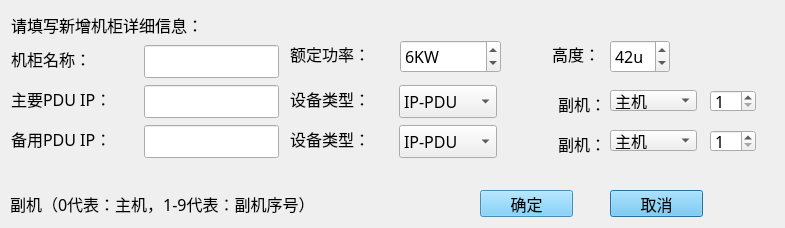
<?xml version="1.0" encoding="UTF-8"?>
<ui version="4.0">
 <class>Cab_AddDlg</class>
 <widget class="QDialog" name="Cab_AddDlg">
  <property name="geometry">
   <rect>
    <x>0</x>
    <y>0</y>
    <width>785</width>
    <height>228</height>
   </rect>
  </property>
  <property name="font">
   <font>
    <family>微软雅黑</family>
    <pointsize>12</pointsize>
   </font>
  </property>
  <property name="windowTitle">
   <string>新增机柜</string>
  </property>
  <widget class="QWidget" name="widget_white" native="true">
   <property name="geometry">
    <rect>
     <x>0</x>
     <y>0</y>
     <width>781</width>
     <height>176</height>
    </rect>
   </property>
   <widget class="QLabel" name="label_describe">
    <property name="geometry">
     <rect>
      <x>11</x>
      <y>11</y>
      <width>240</width>
      <height>27</height>
     </rect>
    </property>
    <property name="text">
     <string>请填写新增机柜详细信息：</string>
    </property>
   </widget>
   <widget class="QLabel" name="label_name">
    <property name="geometry">
     <rect>
      <x>11</x>
      <y>45</y>
      <width>100</width>
      <height>27</height>
     </rect>
    </property>
    <property name="text">
     <string>机柜名称：</string>
    </property>
   </widget>
   <widget class="QLineEdit" name="cabEdit">
    <property name="geometry">
     <rect>
      <x>144</x>
      <y>45</y>
      <width>135</width>
      <height>33</height>
     </rect>
    </property>
   </widget>
   <widget class="QLabel" name="label">
    <property name="geometry">
     <rect>
      <x>539</x>
      <y>40</y>
      <width>61</width>
      <height>27</height>
     </rect>
    </property>
    <property name="text">
     <string>高度：</string>
    </property>
    <property name="alignment">
     <set>Qt::AlignRight|Qt::AlignTrailing|Qt::AlignVCenter</set>
    </property>
   </widget>
   <widget class="QSpinBox" name="heightSpin">
    <property name="geometry">
     <rect>
      <x>610</x>
      <y>40</y>
      <width>60</width>
      <height>33</height>
     </rect>
    </property>
    <property name="suffix">
     <string>u</string>
    </property>
    <property name="minimum">
     <number>1</number>
    </property>
    <property name="maximum">
     <number>999999999</number>
    </property>
    <property name="value">
     <number>42</number>
    </property>
   </widget>
   <widget class="QLabel" name="label_ip">
    <property name="geometry">
     <rect>
      <x>11</x>
      <y>85</y>
      <width>126</width>
      <height>27</height>
     </rect>
    </property>
    <property name="toolTip">
     <string/>
    </property>
    <property name="text">
     <string>主要PDU IP：</string>
    </property>
   </widget>
   <widget class="QLineEdit" name="ipEdit_1">
    <property name="geometry">
     <rect>
      <x>144</x>
      <y>85</y>
      <width>135</width>
      <height>33</height>
     </rect>
    </property>
   </widget>
   <widget class="QLabel" name="label_2">
    <property name="geometry">
     <rect>
      <x>286</x>
      <y>85</y>
      <width>106</width>
      <height>27</height>
     </rect>
    </property>
    <property name="text">
     <string> 设备类型：</string>
    </property>
   </widget>
   <widget class="QComboBox" name="typeCb_1">
    <property name="geometry">
     <rect>
      <x>399</x>
      <y>85</y>
      <width>98</width>
      <height>33</height>
     </rect>
    </property>
    <item>
     <property name="text">
      <string>IP-PDU</string>
     </property>
    </item>
    <item>
     <property name="text">
      <string>SI-PDU</string>
     </property>
    </item>
    <item>
     <property name="text">
      <string>MPDU</string>
     </property>
    </item>
    <item>
     <property name="text">
      <string>RPDU</string>
     </property>
    </item>
    <item>
     <property name="text">
      <string>NPM</string>
     </property>
    </item>
    <item>
     <property name="text">
      <string>ZPDU</string>
     </property>
    </item>
   </widget>
   <widget class="QLabel" name="label_deputy">
    <property name="geometry">
     <rect>
      <x>540</x>
      <y>90</y>
      <width>66</width>
      <height>27</height>
     </rect>
    </property>
    <property name="text">
     <string>副机：</string>
    </property>
    <property name="alignment">
     <set>Qt::AlignRight|Qt::AlignTrailing|Qt::AlignVCenter</set>
    </property>
   </widget>
   <widget class="QLabel" name="label_ip_2">
    <property name="geometry">
     <rect>
      <x>11</x>
      <y>125</y>
      <width>126</width>
      <height>27</height>
     </rect>
    </property>
    <property name="text">
     <string>备用PDU IP：</string>
    </property>
   </widget>
   <widget class="QLineEdit" name="ipEdit_2">
    <property name="geometry">
     <rect>
      <x>144</x>
      <y>125</y>
      <width>135</width>
      <height>33</height>
     </rect>
    </property>
   </widget>
   <widget class="QLabel" name="label_3">
    <property name="geometry">
     <rect>
      <x>286</x>
      <y>125</y>
      <width>106</width>
      <height>27</height>
     </rect>
    </property>
    <property name="text">
     <string> 设备类型：</string>
    </property>
   </widget>
   <widget class="QComboBox" name="typeCb_2">
    <property name="geometry">
     <rect>
      <x>399</x>
      <y>125</y>
      <width>98</width>
      <height>33</height>
     </rect>
    </property>
    <item>
     <property name="text">
      <string>IP-PDU</string>
     </property>
    </item>
    <item>
     <property name="text">
      <string>SI-PDU</string>
     </property>
    </item>
    <item>
     <property name="text">
      <string>MPDU</string>
     </property>
    </item>
    <item>
     <property name="text">
      <string>RPDU</string>
     </property>
    </item>
    <item>
     <property name="text">
      <string>NPM</string>
     </property>
    </item>
    <item>
     <property name="text">
      <string>ZPDU</string>
     </property>
    </item>
   </widget>
   <widget class="QLabel" name="label_deputy_2">
    <property name="geometry">
     <rect>
      <x>540</x>
      <y>130</y>
      <width>66</width>
      <height>27</height>
     </rect>
    </property>
    <property name="text">
     <string>副机：</string>
    </property>
    <property name="alignment">
     <set>Qt::AlignRight|Qt::AlignTrailing|Qt::AlignVCenter</set>
    </property>
   </widget>
   <widget class="QSpinBox" name="powSpin">
    <property name="geometry">
     <rect>
      <x>400</x>
      <y>40</y>
      <width>101</width>
      <height>33</height>
     </rect>
    </property>
    <property name="suffix">
     <string>KW</string>
    </property>
    <property name="minimum">
     <number>1</number>
    </property>
    <property name="maximum">
     <number>999999999</number>
    </property>
    <property name="value">
     <number>6</number>
    </property>
   </widget>
   <widget class="QLabel" name="label_4">
    <property name="geometry">
     <rect>
      <x>290</x>
      <y>40</y>
      <width>90</width>
      <height>27</height>
     </rect>
    </property>
    <property name="text">
     <string>额定功率：</string>
    </property>
   </widget>
   <widget class="QSpinBox" name="spinBox_1">
    <property name="enabled">
     <bool>true</bool>
    </property>
    <property name="geometry">
     <rect>
      <x>710</x>
      <y>90</y>
      <width>46</width>
      <height>22</height>
     </rect>
    </property>
    <property name="minimum">
     <number>1</number>
    </property>
   </widget>
   <widget class="QSpinBox" name="spinBox_2">
    <property name="enabled">
     <bool>true</bool>
    </property>
    <property name="geometry">
     <rect>
      <x>710</x>
      <y>130</y>
      <width>46</width>
      <height>22</height>
     </rect>
    </property>
    <property name="minimum">
     <number>1</number>
    </property>
   </widget>
   <widget class="QComboBox" name="comboBox_1">
    <property name="geometry">
     <rect>
      <x>610</x>
      <y>90</y>
      <width>87</width>
      <height>21</height>
     </rect>
    </property>
    <item>
     <property name="text">
      <string>主机</string>
     </property>
    </item>
    <item>
     <property name="text">
      <string>副机</string>
     </property>
    </item>
   </widget>
   <widget class="QComboBox" name="comboBox_2">
    <property name="geometry">
     <rect>
      <x>610</x>
      <y>130</y>
      <width>87</width>
      <height>21</height>
     </rect>
    </property>
    <item>
     <property name="text">
      <string>主机</string>
     </property>
    </item>
    <item>
     <property name="text">
      <string>副机</string>
     </property>
    </item>
   </widget>
  </widget>
  <widget class="QPushButton" name="quitBtn">
   <property name="geometry">
    <rect>
     <x>610</x>
     <y>190</y>
     <width>93</width>
     <height>27</height>
    </rect>
   </property>
   <property name="minimumSize">
    <size>
     <width>75</width>
     <height>23</height>
    </size>
   </property>
   <property name="font">
    <font>
     <family>微软雅黑</family>
     <pointsize>12</pointsize>
    </font>
   </property>
   <property name="styleSheet">
    <string notr="true">background-color: rgb(102, 199, 249);</string>
   </property>
   <property name="text">
    <string>取消</string>
   </property>
  </widget>
  <widget class="QPushButton" name="okBtn">
   <property name="geometry">
    <rect>
     <x>480</x>
     <y>190</y>
     <width>93</width>
     <height>27</height>
    </rect>
   </property>
   <property name="minimumSize">
    <size>
     <width>75</width>
     <height>23</height>
    </size>
   </property>
   <property name="font">
    <font>
     <family>微软雅黑</family>
     <pointsize>12</pointsize>
    </font>
   </property>
   <property name="styleSheet">
    <string notr="true">background-color: rgb(102, 199, 249);</string>
   </property>
   <property name="text">
    <string>确定</string>
   </property>
  </widget>
  <widget class="QLabel" name="label_deputyDescribe">
   <property name="geometry">
    <rect>
     <x>10</x>
     <y>190</y>
     <width>411</width>
     <height>27</height>
    </rect>
   </property>
   <property name="text">
    <string>副机（0代表：主机，1-9代表：副机序号）</string>
   </property>
  </widget>
 </widget>
 <tabstops>
  <tabstop>cabEdit</tabstop>
  <tabstop>heightSpin</tabstop>
  <tabstop>ipEdit_1</tabstop>
  <tabstop>ipEdit_2</tabstop>
  <tabstop>okBtn</tabstop>
 </tabstops>
 <resources/>
 <connections/>
</ui>
